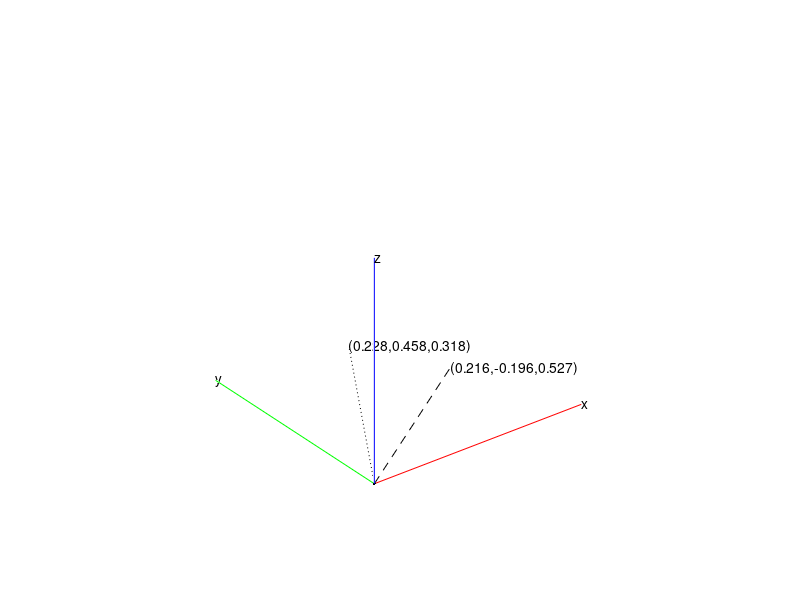

Reproduce this figure in MATLAB.
% rand(3,1) generates a random 3 by one column vector. We use this u to plot
u=rand(3,1)*2-1;





% plot the origin
plot3(0,0,0,'.k')
hold on

axis vis3d
axis off


%%%%% your code starts here %%%%%
% generate a random rotation matrix R
x1 = rand*2*pi-pi;
y1 = rand*2*pi-pi;
z1 = rand*2*pi-pi;
R = [1, 0, 0; 0, cos(x1), -sin(x1); 0, sin(x1), cos(x1)]*[cos(y1),0,sin(y1);0,1,0;-sin(y1),0,cos(y1)]*[cos(z1),-sin(z1),0;sin(z1),cos(z1),0;0,0,1];


% plot the x axis 
plot3([0,1],[0,0],[0,0],'r');
text(1,0,0,'x');

% plot the y axis 
plot3([0,0],[0,1],[0,0],'g');
text(0,1,0,'y');

% plot the z axis 
plot3([0,0],[0,0],[0,1],'b');
text(0,0,1,'z');

% plot the original vector u
plot3([0,u(1)],[0,u(2)],[0,u(3)],'--k');
text(u(1),u(2),u(3),['(',num2str(u(1),'%.3f'),',',num2str(u(2),'%.3f'),',',num2str(u(3),'%.3f'),')']);

% apply rotation and calcuate v plot the vector after rotation v
v = R*u;

% plot the new vector v
plot3([0,v(1)],[0,v(2)],[0,v(3)],':k');
text(v(1),v(2),v(3),['(',num2str(v(1),'%.3f'),',',num2str(v(2),'%.3f'),',',num2str(v(3),'%.3f'),')']);
%plot3(...)
%text(...,['(',num2str(...,'%.3f'),',',num2str(...,'%.3f'),',',num2str(...,'%.3f'),')'])

% axis setting
hold off
%%%%% your code ends here %%%%%